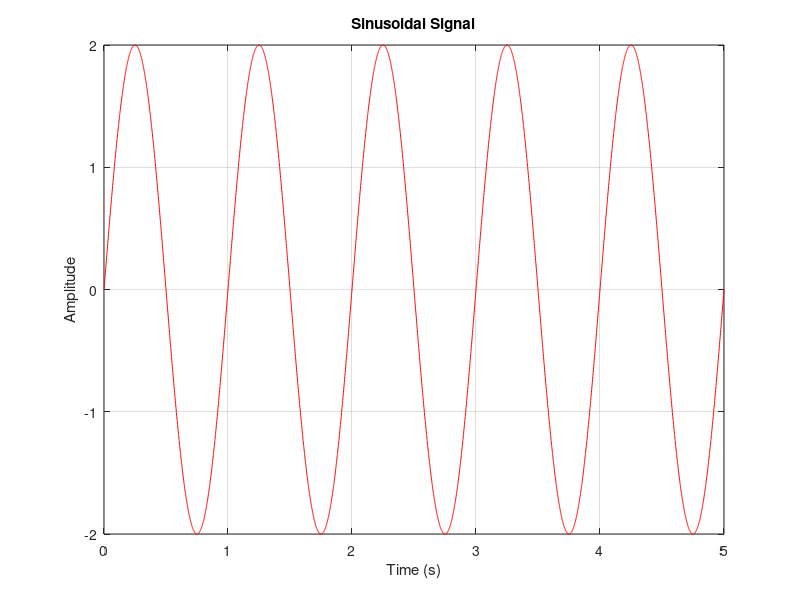

The MATLAB script that drew this image:
% Parameters for the sinusoidal signal
a = 2;  
f = 1;  
phase=0;   
t = 0:.001:5;

signal = a * sin(2 * pi * f * t+ phase);

%stem(t, signal);
plot(t, signal,'r');
xlabel('Time (s)');
ylabel('Amplitude');
title('Sinusoidal Signal');
grid on;
